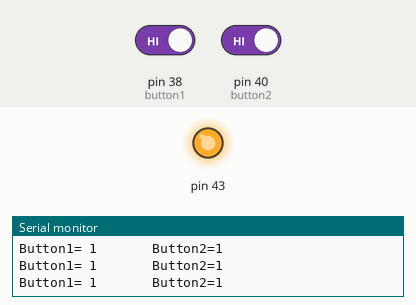
Recording of a sketch running on a simulated Arduino Mega 2560, built with avr-gcc and run on an emulated ATmega2560. On the bench: output pins drawn as LEDs (lit = HIGH), the last lines printed to the serial monitor. The test bench sets the inputs (shaded band); at power-on: pin 38 (button1) HIGH, pin 40 (button2) HIGH.

Above: at 2.8 s.
2.9 s: pin 38 (button1) driven LOW and pin 40 (button2) driven LOW
At 4.6 s:
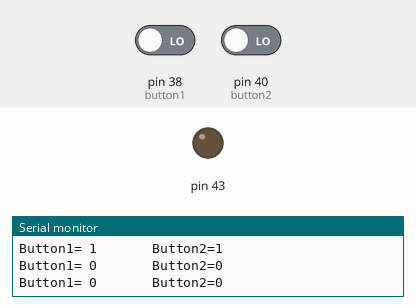
5.5 s: pin 38 (button1) driven HIGH
At 8.1 s:
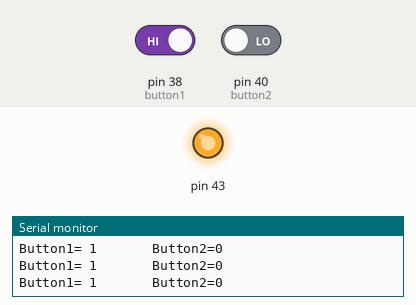
8.5 s: pin 38 (button1) driven LOW
At 10.4 s:
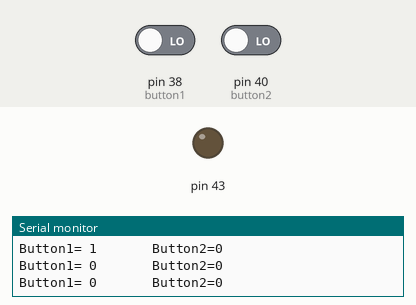
Timing chart, 0 to 11.9 s (numbered marks = the images above; inputs shaded):
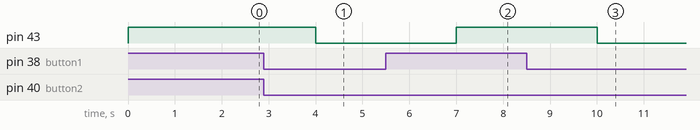

The sketch:

pin4-2.ino
```cpp
int button1=38, button2=40;
void setup()
{
   pinMode(43, OUTPUT);
   pinMode(button1, INPUT_PULLUP);
   pinMode(button2, INPUT_PULLUP);
   digitalWrite(43, HIGH);
   Serial.begin(9600);
}

void loop()
{
  int state1= digitalRead(button1);
  int state2= digitalRead(button2);
  Serial.print("Button1= ");
  Serial.print(state1);
  Serial.print("       Button2=");
  Serial.println(state2);
  delay(1000);
  if (state1==0 && state2==0)
  {digitalWrite(43, LOW);
    }
  else
  {
    digitalWrite(43,HIGH );
  }

}
```

Measured:
- after the input at 2.9 s, pin 43: HIGH → LOW after 1.1 s
- after the input at 5.5 s, pin 43: LOW → HIGH after 1.5 s
- after the input at 8.5 s, pin 43: HIGH → LOW after 1.5 s
